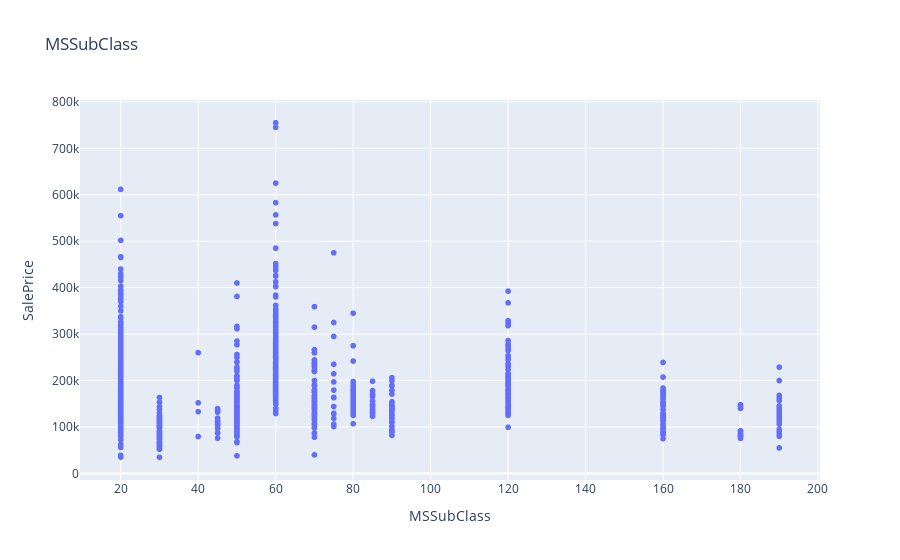
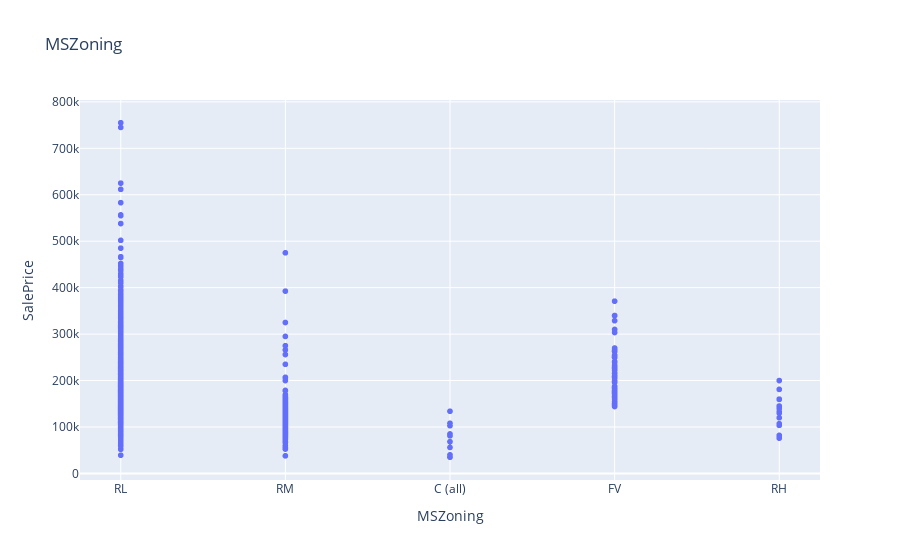
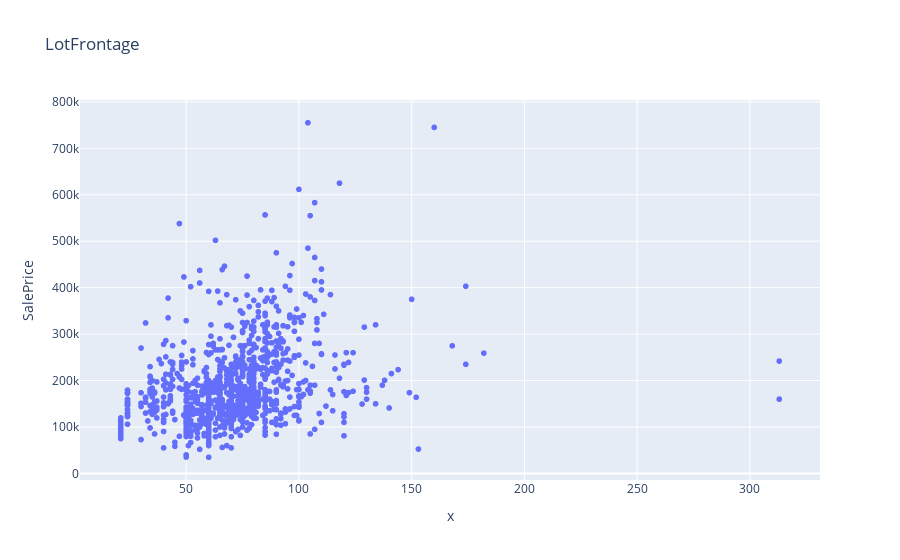
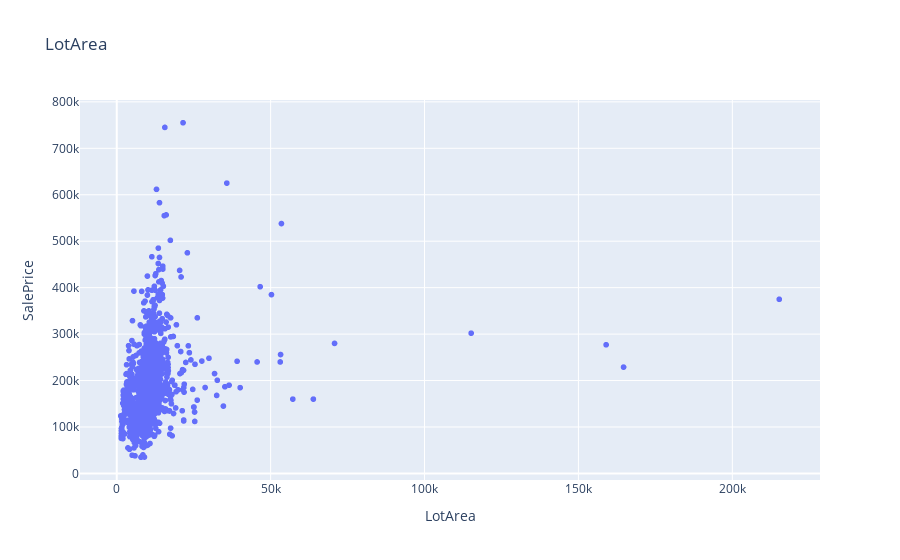

Notebook code for these charts, in order:
### Code cell
plot_hist_for_all_features(df_train,train_columns[:5],target_column)

### Figure 1 — Plotly figure (JSON) as saved in the notebook; plotly's stock layout.template omitted (floating-point values rounded to 4 significant figures; data arrays with more than 128 entries replaced by an {"elided": "..."} marker saying what was removed)
{"data": [{"hovertemplate": "MSSubClass=%{x}<br>SalePrice=%{y}<extra></extra>", "legendgroup": "", "marker": {"color": "#636efa", "symbol": "circle"}, "mode": "markers", "name": "", "showlegend": false, "type": "scattergl", "x": {"elided": "1460 int values"}, "xaxis": "x", "y": {"elided": "1460 int values"}, "yaxis": "y"}], "layout": {"legend": {"tracegroupgap": 0}, "title": {"text": "MSSubClass"}, "xaxis": {"anchor": "y", "domain": [0, 1], "title": {"text": "MSSubClass"}}, "yaxis": {"anchor": "x", "domain": [0, 1], "title": {"text": "SalePrice"}}}}

### Figure 2 — Plotly figure (JSON) as saved in the notebook; plotly's stock layout.template omitted (floating-point values rounded to 4 significant figures; data arrays with more than 128 entries replaced by an {"elided": "..."} marker saying what was removed)
{"data": [{"hovertemplate": "MSZoning=%{x}<br>SalePrice=%{y}<extra></extra>", "legendgroup": "", "marker": {"color": "#636efa", "symbol": "circle"}, "mode": "markers", "name": "", "showlegend": false, "type": "scattergl", "x": {"elided": "1460 str values"}, "xaxis": "x", "y": {"elided": "1460 int values"}, "yaxis": "y"}], "layout": {"legend": {"tracegroupgap": 0}, "title": {"text": "MSZoning"}, "xaxis": {"anchor": "y", "domain": [0, 1], "title": {"text": "MSZoning"}}, "yaxis": {"anchor": "x", "domain": [0, 1], "title": {"text": "SalePrice"}}}}

### Figure 3 — Plotly figure (JSON) as saved in the notebook; plotly's stock layout.template omitted (floating-point values rounded to 4 significant figures; data arrays with more than 128 entries replaced by an {"elided": "..."} marker saying what was removed)
{"data": [{"hovertemplate": "x=%{x}<br>SalePrice=%{y}<extra></extra>", "legendgroup": "", "marker": {"color": "#636efa", "symbol": "circle"}, "mode": "markers", "name": "", "showlegend": false, "type": "scattergl", "x": {"elided": "1460 float values"}, "xaxis": "x", "y": {"elided": "1460 int values"}, "yaxis": "y"}], "layout": {"legend": {"tracegroupgap": 0}, "title": {"text": "LotFrontage"}, "xaxis": {"anchor": "y", "domain": [0, 1], "title": {"text": "x"}}, "yaxis": {"anchor": "x", "domain": [0, 1], "title": {"text": "SalePrice"}}}}

### Figure 4 — Plotly figure (JSON) as saved in the notebook; plotly's stock layout.template omitted (floating-point values rounded to 4 significant figures; data arrays with more than 128 entries replaced by an {"elided": "..."} marker saying what was removed)
{"data": [{"hovertemplate": "LotArea=%{x}<br>SalePrice=%{y}<extra></extra>", "legendgroup": "", "marker": {"color": "#636efa", "symbol": "circle"}, "mode": "markers", "name": "", "showlegend": false, "type": "scattergl", "x": {"elided": "1460 int values"}, "xaxis": "x", "y": {"elided": "1460 int values"}, "yaxis": "y"}], "layout": {"legend": {"tracegroupgap": 0}, "title": {"text": "LotArea"}, "xaxis": {"anchor": "y", "domain": [0, 1], "title": {"text": "LotArea"}}, "yaxis": {"anchor": "x", "domain": [0, 1], "title": {"text": "SalePrice"}}}}
